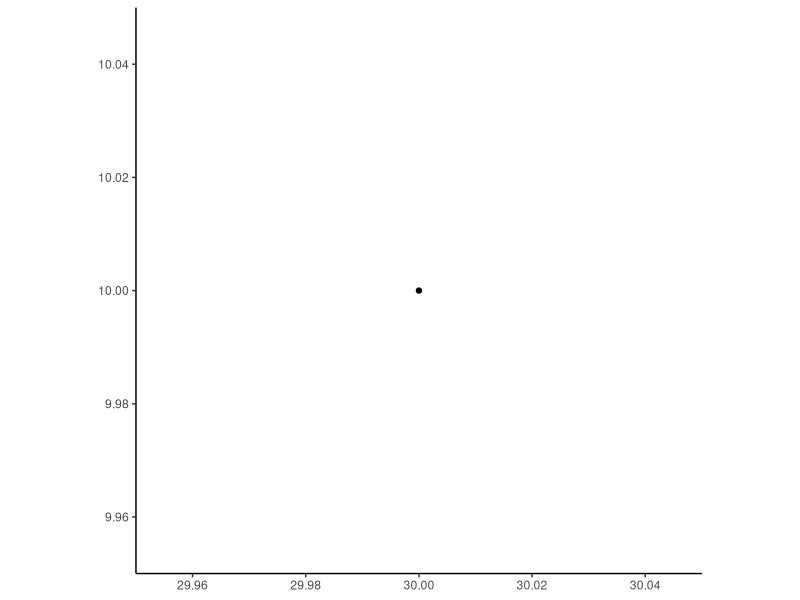
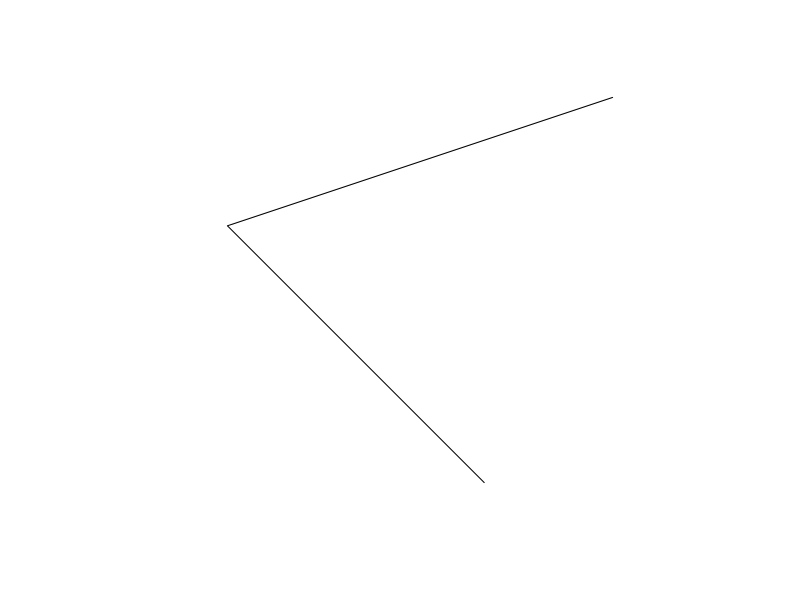
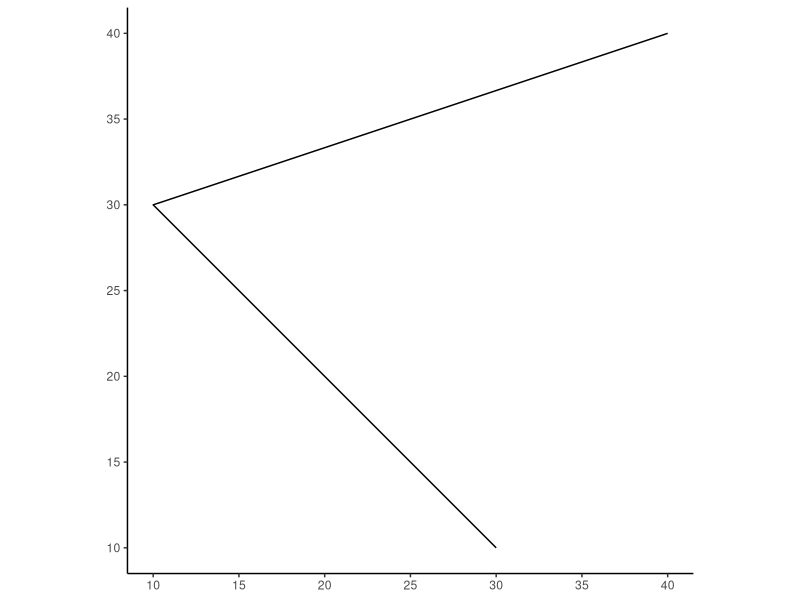

These figures' R source, in order:
## ---- chunk 1
#| label: vector-examples
(my_numeric_vec <- c(1, 2, 3))
(my_character_vec <- c("a", "b", "c"))
(my_logical_vec <- c(TRUE, FALSE, TRUE))
## ---- chunk 2
#| label: wiki-point
# Load the sf library functions into R's memory
library(sf)
# Create a numeric vector containing the two coordinates
my_point_coords <- c(30, 10)
# Print out the contents of this numeric vector
print(my_point_coords)
# Print out the *class* (the datatype) of this vector, how it is stored in R
class(my_point_coords)
# Use the numeric vector as the *argument* to st_point(), to tell sf we want a POINT with these coordinates
my_point <- st_point(my_point_coords)
# Print out the *class* of this object, to see how sf has created an sfg (sf geometry) object
class(my_point)
## ---- chunk 3
#| label: plot-point
plot(my_point)
## ---- chunk 4
#| label: plot-point-ggplot
library(tidyverse) |> suppressPackageStartupMessages()
my_point |> ggplot() +
  geom_sf() +
  theme_classic()
## ---- chunk 5
#| label: example-matrix
# First we use c() to construct a *vector* containing all
# elements of the matrix in a single row (a "flattened" representation)
flattened_matrix <- c(1, 2, 3, 4, 5, 6)
flattened_matrix
# Then we provide this "flattened" vector to the matrix()
# constructor function, along with instructions for R on how
# to split it into rows and columns
example_matrix <- matrix(
  flattened_matrix,
  byrow = TRUE,
  nrow=2, ncol=3
)
example_matrix
## ---- chunk 6
#| label: linestring-matrix
my_linestring_matrix_flat <- c(30, 10, 10, 30, 40, 40)
my_linestring_matrix <- matrix(
  my_linestring_matrix_flat,
  byrow = TRUE,
  nrow=3, ncol=2
)
my_linestring_matrix
## ---- chunk 7
#| label: construct-linestring
my_linestring_sf <- st_linestring(my_linestring_matrix)
my_linestring_sf
## ---- chunk 8
#| label: plot-linestring
plot(my_linestring_sf)
## ---- chunk 9
#| label: plot-linestring-ggplot
my_linestring_sf |> ggplot() +
  geom_sf() +
  theme_classic()
